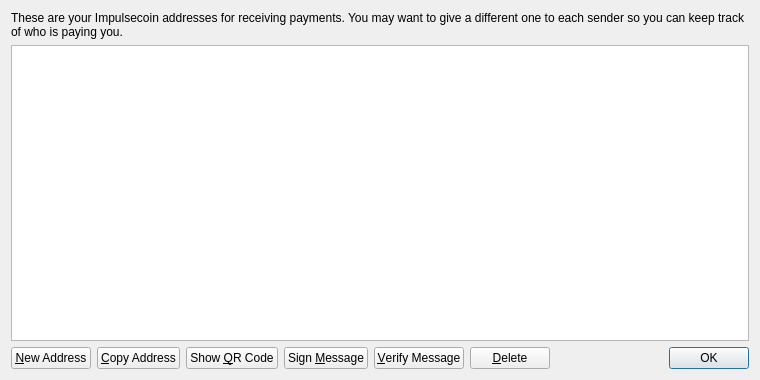
<?xml version="1.0" encoding="UTF-8"?>
<ui version="4.0">
 <class>AddressBookPage</class>
 <widget class="QWidget" name="AddressBookPage">
  <property name="geometry">
   <rect>
    <x>0</x>
    <y>0</y>
    <width>760</width>
    <height>380</height>
   </rect>
  </property>
  <property name="windowTitle">
   <string>Address Book</string>
  </property>
  <layout class="QVBoxLayout" name="verticalLayout">
   <item>
    <widget class="QLabel" name="labelExplanation">
     <property name="text">
      <string>These are your Impulsecoin addresses for receiving payments. You may want to give a different one to each sender so you can keep track of who is paying you.</string>
     </property>
     <property name="textFormat">
      <enum>Qt::PlainText</enum>
     </property>
     <property name="wordWrap">
      <bool>true</bool>
     </property>
    </widget>
   </item>
   <item>
    <widget class="QTableView" name="tableView">
     <property name="contextMenuPolicy">
      <enum>Qt::CustomContextMenu</enum>
     </property>
     <property name="toolTip">
      <string>Double-click to edit address or label</string>
     </property>
     <property name="tabKeyNavigation">
      <bool>false</bool>
     </property>
     <property name="alternatingRowColors">
      <bool>true</bool>
     </property>
     <property name="selectionMode">
      <enum>QAbstractItemView::SingleSelection</enum>
     </property>
     <property name="selectionBehavior">
      <enum>QAbstractItemView::SelectRows</enum>
     </property>
     <property name="sortingEnabled">
      <bool>true</bool>
     </property>
     <attribute name="verticalHeaderVisible">
      <bool>false</bool>
     </attribute>
    </widget>
   </item>
   <item>
    <layout class="QHBoxLayout" name="horizontalLayout">
     <item>
      <widget class="QPushButton" name="newAddressButton">
       <property name="toolTip">
        <string>Create a new address</string>
       </property>
       <property name="text">
        <string>&amp;New Address</string>
       </property>
       <property name="icon">
        <iconset resource="../bitcoin.qrc">
         <normaloff>:/icons/add</normaloff>:/icons/add</iconset>
       </property>
      </widget>
     </item>
     <item>
      <widget class="QPushButton" name="copyToClipboard">
       <property name="toolTip">
        <string>Copy the currently selected address to the system clipboard</string>
       </property>
       <property name="text">
        <string>&amp;Copy Address</string>
       </property>
       <property name="icon">
        <iconset resource="../bitcoin.qrc">
         <normaloff>:/icons/editcopy</normaloff>:/icons/editcopy</iconset>
       </property>
      </widget>
     </item>
     <item>
      <widget class="QPushButton" name="showQRCode">
       <property name="text">
        <string>Show &amp;QR Code</string>
       </property>
       <property name="icon">
        <iconset resource="../bitcoin.qrc">
         <normaloff>:/icons/qrcode</normaloff>:/icons/qrcode</iconset>
       </property>
      </widget>
     </item>
     <item>
      <widget class="QPushButton" name="signMessage">
       <property name="toolTip">
        <string>Sign a message to prove you own a Impulsecoin address</string>
       </property>
       <property name="text">
        <string>Sign &amp;Message</string>
       </property>
       <property name="icon">
        <iconset resource="../bitcoin.qrc">
         <normaloff>:/icons/edit</normaloff>:/icons/edit</iconset>
       </property>
      </widget>
     </item>
     <item>
      <widget class="QPushButton" name="verifyMessage">
       <property name="toolTip">
        <string>Verify a message to ensure it was signed with a specified Impulsecoin address</string>
       </property>
       <property name="text">
        <string>&amp;Verify Message</string>
       </property>
       <property name="icon">
        <iconset resource="../bitcoin.qrc">
         <normaloff>:/icons/transaction_0</normaloff>:/icons/transaction_0</iconset>
       </property>
      </widget>
     </item>
     <item>
      <widget class="QPushButton" name="deleteButton">
       <property name="toolTip">
        <string>Delete the currently selected address from the list</string>
       </property>
       <property name="text">
        <string>&amp;Delete</string>
       </property>
       <property name="icon">
        <iconset resource="../bitcoin.qrc">
         <normaloff>:/icons/remove</normaloff>:/icons/remove</iconset>
       </property>
      </widget>
     </item>
     <item>
      <spacer name="horizontalSpacer">
       <property name="orientation">
        <enum>Qt::Horizontal</enum>
       </property>
       <property name="sizeHint" stdset="0">
        <size>
         <width>40</width>
         <height>20</height>
        </size>
       </property>
      </spacer>
     </item>
     <item>
      <widget class="QDialogButtonBox" name="buttonBox">
       <property name="sizePolicy">
        <sizepolicy hsizetype="Maximum" vsizetype="Fixed">
         <horstretch>0</horstretch>
         <verstretch>0</verstretch>
        </sizepolicy>
       </property>
       <property name="standardButtons">
        <set>QDialogButtonBox::Ok</set>
       </property>
      </widget>
     </item>
    </layout>
   </item>
  </layout>
 </widget>
 <resources>
  <include location="../bitcoin.qrc"/>
 </resources>
 <connections/>
</ui>
